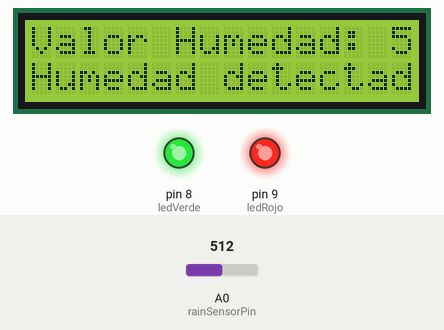
Recording of a program running on a simulated Arduino Uno, built with avr-gcc and run on an emulated ATmega328P. Parts: 16×2 character LCD, output pins drawn as LEDs (lit = HIGH). Dashed ring = blinking. Inputs (shaded band) come from the test bench; at power-on: A0 (rainSensorPin) = 512. What the program prints to the serial monitor is not drawn.

Above: at 3.2 s.
3.3 s: A0 (rainSensorPin) set to 785
At 5.6 s:
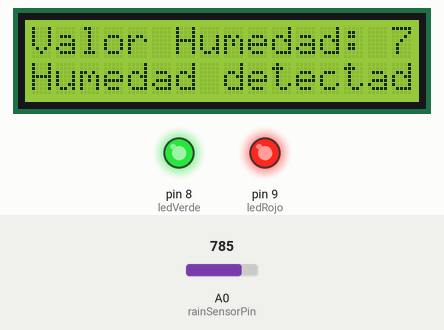
7.2 s: A0 (rainSensorPin) set to 813
At 8.93 s:
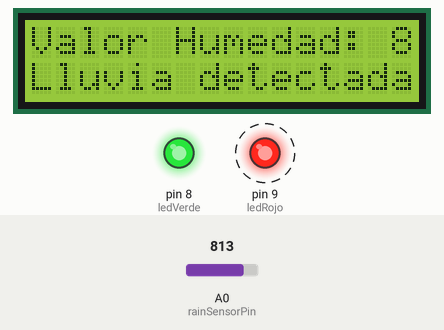
11.1 s: A0 (rainSensorPin) set to 390
At 15.1 s:
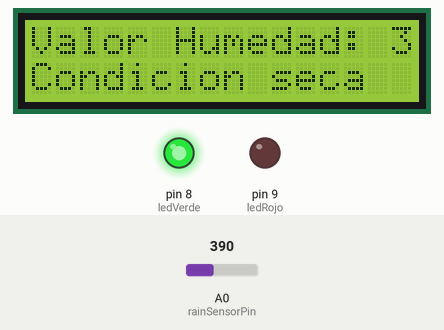
15.7 s: A0 (rainSensorPin) set to 211
At 18.6 s:
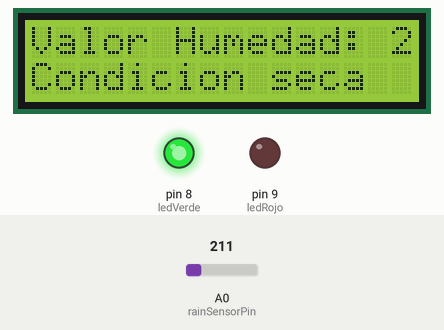
19.6 s: A0 (rainSensorPin) set to 181
At 20.7 s:
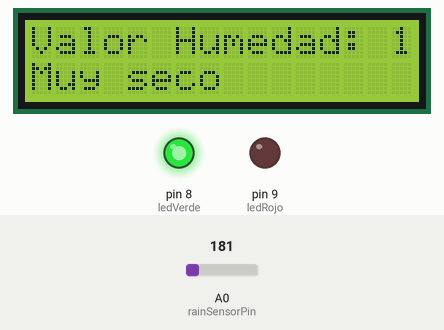
23.5 s: A0 (rainSensorPin) set to 210
At 27.6 s:
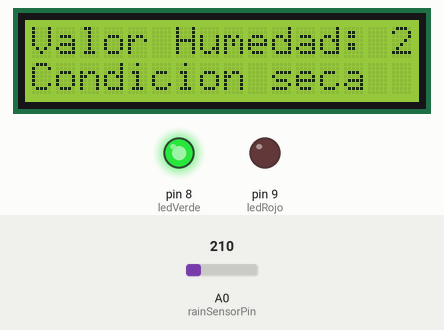
Timing chart, 0 to 28.8 s (numbered marks = the images above; inputs shaded):
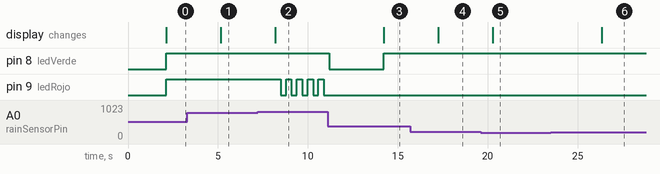

The program:

main.cpp
```cpp
#include <Wire.h>
#include <Arduino.h>
#include <LiquidCrystal_I2C.h>

#include <LiquidCrystal_I2C.h>

const int rainSensorPin = A0;  // Sensor conectado a A0
const int ledVerde = 8;        // LED verde conectado a pin 8
const int ledRojo = 9;         // LED rojo conectado a pin 9

int rainValue = 0;             // Variable para el valor leído

// Configura el LCD: Dirección del I2C, 16 columnas y 2 filas
LiquidCrystal_I2C lcd(0x27, 16, 2);

void setup() {
  Serial.begin(9600);
  Serial.println("Iniciando sensor de lluvia...");

  pinMode(ledVerde, OUTPUT);
  pinMode(ledRojo, OUTPUT);

  lcd.begin(16, 2);    // Inicializa LCD con 16 columnas y 2 filas
  lcd.backlight();     // Enciende la luz de fondo del LCD
  lcd.setCursor(0, 0); // Establece el cursor en la primera fila, primera columna
  lcd.print("Iniciando..."); // Mensaje de inicio en LCD
  delay(2000);          // Pausa de 2 segundos para que se vea el mensaje
}

void loop() {
  rainValue = analogRead(rainSensorPin);

  // Muestra el valor de humedad en el LCD
  lcd.clear();                  // Limpia la pantalla LCD
  lcd.setCursor(0, 0);          // Establece el cursor en la primera fila
  lcd.print("Valor Humedad: ");
  lcd.print(rainValue);         // Muestra el valor del sensor

  // Condición de la humedad
  if (rainValue < 200) {
    lcd.setCursor(0, 1);        // Establece el cursor en la segunda fila
    lcd.print("Muy seco");
    digitalWrite(ledRojo, LOW);    // Apaga LED rojo
    analogWrite(ledVerde, 255);   // Prende LED verde al máximo brillo
  }
  else if (rainValue >= 200 && rainValue < 400) {
    lcd.setCursor(0, 1);        // Establece el cursor en la segunda fila
    lcd.print("Condicion seca");
    digitalWrite(ledRojo, LOW);    // Apaga LED rojo
    analogWrite(ledVerde, 128);   // Reduce brillo del LED verde
  }
  else if (rainValue >= 400 && rainValue < 800) {
    lcd.setCursor(0, 1);        // Establece el cursor en la segunda fila
    lcd.print("Humedad detectada");
    digitalWrite(ledRojo, HIGH);   // Prende LED rojo fijo
    analogWrite(ledVerde, 128);   // Reduce brillo del LED verde
  }
  else {
    lcd.setCursor(0, 1);        // Establece el cursor en la segunda fila
    lcd.print("Lluvia detectada");
    // LED rojo parpadeando de manera dinámica
    for (int i = 0; i < 5; i++) {
      digitalWrite(ledRojo, HIGH);
      delay(300);
      digitalWrite(ledRojo, LOW);
      delay(300);
    }
    analogWrite(ledVerde, 0);   // Apaga LED verde
  }

  delay(3000); // Espera 3 segundos antes de la siguiente lectura
}
```

Measured:
- the behaviour switches between 799 and 800 on A0 (rainSensorPin) (found by bisection; images 1 and 2)
- the behaviour switches between 200 and 199 on A0 (rainSensorPin) (found by bisection; images 4 and 5)
- after the input at 3.3 s, the display: changes after 1.9 s (image 1)
- after the input at 7.2 s, pin 9 (ledRojo): alternates HIGH for 0.30 s and LOW for 0.30 s, starting after 1.3 s; the display: changes after 0.99 s (image 2)
- after the input at 11.1 s, pin 9 (ledRojo): stops changing and stays LOW; the display: changes after 3.1 s (image 3)
- after the input at 15.7 s, the display: changes after 1.6 s (image 4)
- after the input at 19.6 s, the display: changes after 0.68 s (image 5)
- after the input at 23.5 s, the display: changes after 2.8 s (image 6)
